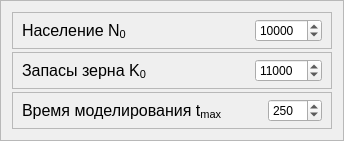
           <widget class="QFrame" name="frame_2">
            <property name="frameShape">
             <enum>QFrame::StyledPanel</enum>
            </property>
            <property name="frameShadow">
             <enum>QFrame::Sunken</enum>
            </property>
            <layout class="QVBoxLayout" name="verticalLayout_7">
             <property name="spacing">
              <number>3</number>
             </property>
             <item>
              <widget class="QFrame" name="n_param_frame">
               <property name="frameShape">
                <enum>QFrame::StyledPanel</enum>
               </property>
               <property name="frameShadow">
                <enum>QFrame::Raised</enum>
               </property>
               <layout class="QHBoxLayout" name="horizontalLayout_3">
                <property name="topMargin">
                 <number>6</number>
                </property>
                <property name="bottomMargin">
                 <number>6</number>
                </property>
                <item>
                 <widget class="QLabel" name="n0_label">
                  <property name="font">
                   <font>
                    <family>Tahoma</family>
                    <pointsize>12</pointsize>
                   </font>
                  </property>
                  <property name="text">
                   <string>&lt;html&gt;&lt;head/&gt;&lt;body&gt;&lt;p&gt;Население N&lt;span style=&quot; vertical-align:sub;&quot;&gt;0&lt;/span&gt;&lt;/p&gt;&lt;/body&gt;&lt;/html&gt;</string>
                  </property>
                  <property name="textFormat">
                   <enum>Qt::RichText</enum>
                  </property>
                 </widget>
                </item>
                <item>
                 <spacer name="horizontalSpacer_5">
                  <property name="orientation">
                   <enum>Qt::Horizontal</enum>
                  </property>
                  <property name="sizeHint" stdset="0">
                   <size>
                    <width>40</width>
                    <height>20</height>
                   </size>
                  </property>
                 </spacer>
                </item>
                <item>
                 <widget class="QSpinBox" name="n0_spin">
                  <property name="maximum">
                   <number>1000000</number>
                  </property>
                  <property name="value">
                   <number>10000</number>
                  </property>
                 </widget>
                </item>
               </layout>
              </widget>
             </item>
             <item>
              <widget class="QFrame" name="k_param_frame">
               <property name="frameShape">
                <enum>QFrame::StyledPanel</enum>
               </property>
               <property name="frameShadow">
                <enum>QFrame::Raised</enum>
               </property>
               <layout class="QHBoxLayout" name="horizontalLayout_5">
                <property name="topMargin">
                 <number>6</number>
                </property>
                <property name="bottomMargin">
                 <number>6</number>
                </property>
                <item>
                 <widget class="QLabel" name="k0_label">
                  <property name="font">
                   <font>
                    <family>Tahoma</family>
                    <pointsize>12</pointsize>
                   </font>
                  </property>
                  <property name="text">
                   <string>Запасы зерна K&lt;sub&gt;0&lt;/sub&gt;</string>
                  </property>
                  <property name="textFormat">
                   <enum>Qt::RichText</enum>
                  </property>
                 </widget>
                </item>
                <item>
                 <spacer name="horizontalSpacer_6">
                  <property name="orientation">
                   <enum>Qt::Horizontal</enum>
                  </property>
                  <property name="sizeHint" stdset="0">
                   <size>
                    <width>40</width>
                    <height>20</height>
                   </size>
                  </property>
                 </spacer>
                </item>
                <item>
                 <widget class="QSpinBox" name="k0_spin">
                  <property name="minimum">
                   <number>1</number>
                  </property>
                  <property name="maximum">
                   <number>1000000</number>
                  </property>
                  <property name="value">
                   <number>11000</number>
                  </property>
                 </widget>
                </item>
               </layout>
              </widget>
             </item>
             <item>
              <widget class="QFrame" name="t_param_frame">
               <property name="frameShape">
                <enum>QFrame::StyledPanel</enum>
               </property>
               <property name="frameShadow">
                <enum>QFrame::Raised</enum>
               </property>
               <layout class="QHBoxLayout" name="horizontalLayout_6">
                <property name="topMargin">
                 <number>6</number>
                </property>
                <property name="bottomMargin">
                 <number>6</number>
                </property>
                <item>
                 <widget class="QLabel" name="t_label">
                  <property name="font">
                   <font>
                    <family>Tahoma</family>
                    <pointsize>12</pointsize>
                   </font>
                  </property>
                  <property name="text">
                   <string>&lt;html&gt;&lt;head/&gt;&lt;body&gt;&lt;p&gt;Время моделирования t&lt;span style=&quot; vertical-align:sub;&quot;&gt;max&lt;/span&gt;&lt;/p&gt;&lt;/body&gt;&lt;/html&gt;</string>
                  </property>
                  <property name="textFormat">
                   <enum>Qt::RichText</enum>
                  </property>
                 </widget>
                </item>
                <item>
                 <spacer name="horizontalSpacer_7">
                  <property name="orientation">
                   <enum>Qt::Horizontal</enum>
                  </property>
                  <property name="sizeHint" stdset="0">
                   <size>
                    <width>40</width>
                    <height>20</height>
                   </size>
                  </property>
                 </spacer>
                </item>
                <item>
                 <widget class="QSpinBox" name="t_spin">
                  <property name="minimum">
                   <number>100</number>
                  </property>
                  <property name="maximum">
                   <number>5000</number>
                  </property>
                  <property name="value">
                   <number>250</number>
                  </property>
                 </widget>
                </item>
               </layout>
              </widget>
             </item>
            </layout>
           </widget>
